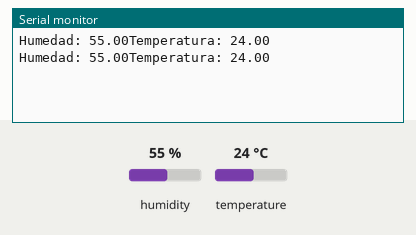
A sketch run on a simulated Arduino Uno, built with avr-gcc and run on an emulated ATmega328P. Shown: the last lines printed to the serial monitor. Inputs (shaded band) come from the test bench; at power-on: humidity 55 %, temperature 24 °C.

Above: at 2.8 s.
2.9 s: humidity set to 22 %
At 4.8 s:
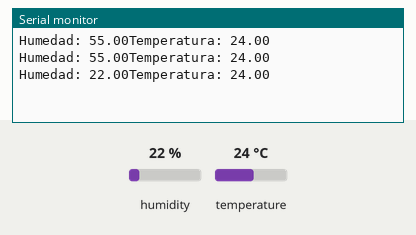
5.6 s: temperature set to 12 °C
At 7.2 s:
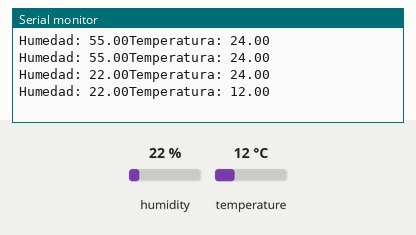
8.3 s: humidity set to 40 %
At 10.9 s:
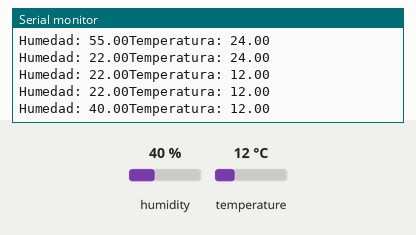
Timing chart, 0 to 12.4 s (numbered marks = the images above; inputs shaded):
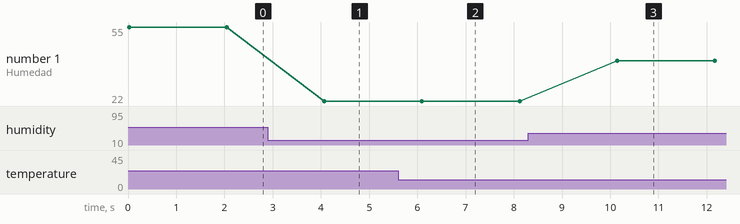

The sketch:

Sensor_Temphumedad.ino
```cpp
#include <DHT.h>
#define DHTPIN 2
#define DHTTYPE DHT11
DHT dht(DHTPIN, DHTTYPE);

void setup() {
  Serial.begin(9600);
  dht.begin();
}

float h;
float t;
void loop() {

  h = dht.readHumidity();
  t = dht.readTemperature();

  Serial.println("Humedad: " + String(h) + "Temperatura: " + String(t));

  delay(2000);
}
```

Measured:
- after the input at 2.9 s, the serial monitor: prints a new line after 1.2 s (image 1)
- after the input at 5.6 s, the serial monitor: prints a new line after 0.50 s (image 2)
- after the input at 8.3 s, the serial monitor: prints a new line after 1.8 s (image 3)
- plotted number 1: 55 → 22 after the input at 2.9 s, 22 → 40 after the input at 8.3 s
